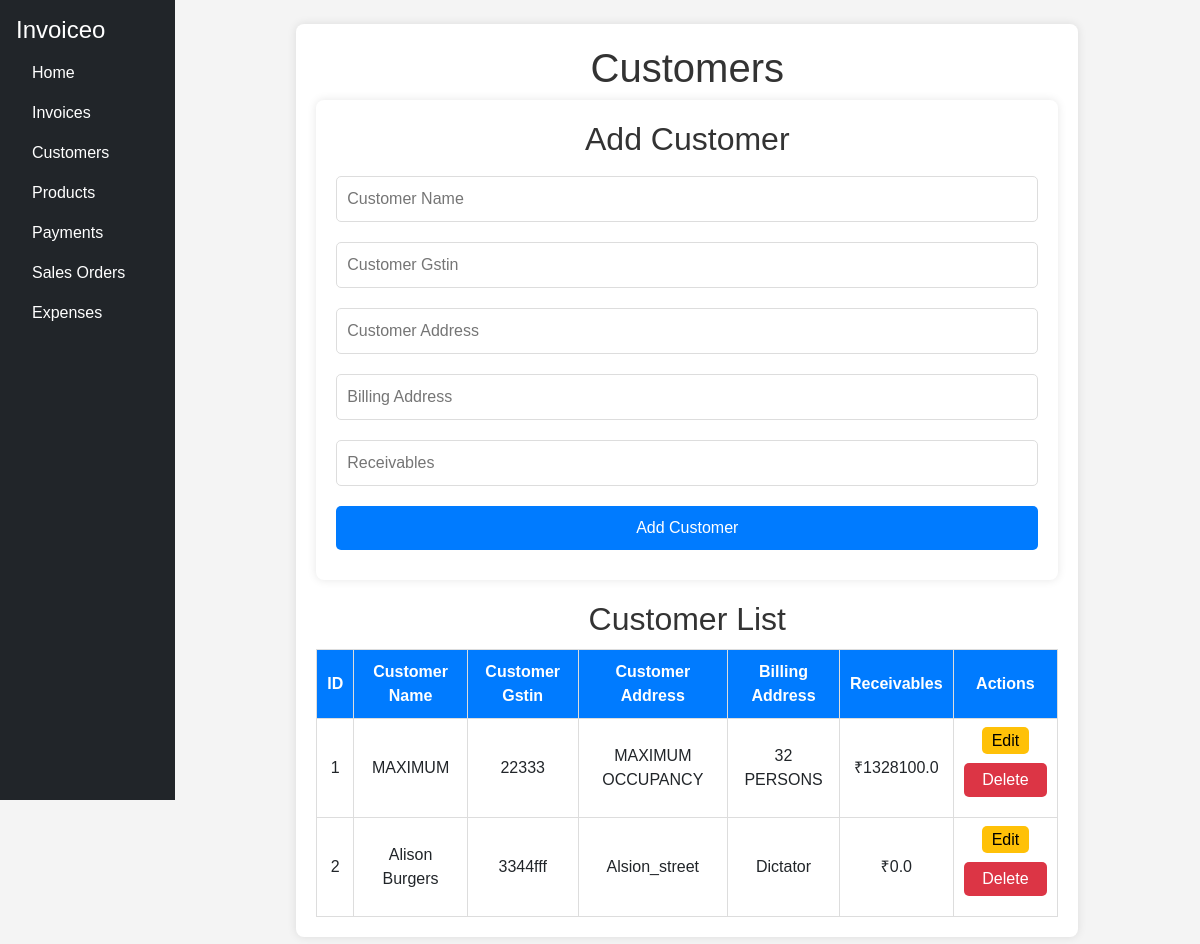
Page /customers on the committed database.
### app.py (models this page shows)
class Customer(db.Model):
    id = db.Column(db.Integer, primary_key=True)
    customer_name = db.Column(db.String(100), nullable=False)
    customer_gstin = db.Column(db.String(15), nullable=False)
    customer_address = db.Column(db.String(300), nullable=False)
    billing_address = db.Column(db.String(300), nullable=False)
    receivables = db.Column(db.Float, default=0.0)

### app.py (the view)
@app.route('/customers', methods=['GET'])
def customers():
    all_customers = Customer.query.all()
    return render_template('customers.html', customers=all_customers)

### templates/customers.html
{% extends 'base.html' %}
{% block content %}
<link rel="stylesheet" href="{{ url_for('static', filename='customers.css') }}">
<div class="container">
    <h1>Customers</h1>
    <div class="form-container">
        <h2>Add Customer</h2>
        <form action="/add_customer" method="POST">
            <input type="text" name="customer_name" placeholder="Customer Name" required>
            <input type="text" name="customer_gstin" placeholder="Customer Gstin" required>
            <input type="text" name="customer_address" placeholder="Customer Address" required>
            <input type="text" name="billing_address" placeholder="Billing Address" required>
            <input type="number" name="receivables" placeholder="Receivables" required>
            <button type="submit">Add Customer</button>
        </form>
    </div>
    <div class="table-container">
        <h2>Customer List</h2>
        <table>
            <tr>
                <th>ID</th>
                <th>Customer Name</th>
                <th>Customer Gstin</th>
                <th>Customer Address</th>
                <th>Billing Address</th>
                <th>Receivables</th>
                <th>Actions</th>
            </tr>
            {% for customer in customers %}
            <tr>
                <td>{{ customer.id }}</td>
                <td>{{ customer.customer_name }}</td>
                <td>{{ customer.customer_gstin }}</td>
                <td>{{ customer.customer_address }}</td>
                <td>{{ customer.billing_address }}</td>
                <td>₹{{ customer.receivables }}</td>
                <td>
                    <a class="edit-btn" href="{{ url_for('edit_customer', id=customer.id) }}">Edit</a>
                    <form action="{{ url_for('delete_customer', id=customer.id) }}" method="POST" class="delete-form">
                        <button type="submit" onclick="return confirm('Are you sure ?, This action cannot be reversed !! ')">Delete</button>
                    </form>
                </td>
            </tr>
            {% endfor %}
        </table>
    </div>
</div>
{% endblock %}

### static/customers.css (style rules this page uses)
body { font-family: Arial, sans-serif; background-color: #f4f4f4; margin: 0; padding: 0; }
.container { width: 80%; margin: auto; background: white; padding: 20px; border-radius: 8px; box-shadow: 0px 0px 10px rgba(0, 0, 0, 0.1); }
h1, h2 { text-align: center; color: #333; }
.form-container { background: #fff; padding: 20px; border-radius: 8px; box-shadow: 0px 0px 10px rgba(0, 0, 0, 0.1); margin-bottom: 20px; }
form input, form button { width: 100%; padding: 10px; margin: 10px 0; border: 1px solid #ddd; border-radius: 5px; }
form button { background-color: #007BFF; color: white; cursor: pointer; border: none; }
.table-container { overflow-x: auto; }
table { width: 100%; border-collapse: collapse; margin-top: 10px; }
th, td { border: 1px solid #ddd; padding: 10px; text-align: center; }
th { background-color: #007BFF; color: white; }
.edit-btn { background-color: #ffc107; color: black; padding: 5px 10px; border-radius: 5px; text-decoration: none; }
.delete-form { display: inline; }
.delete-form button { background-color: #dc3545; color: white; padding: 5px 10px; border-radius: 5px; cursor: pointer; border: none; }

### rows in the picture
Customer: id "1", customer_name "MAXIMUM", customer_gstin "22333", customer_address "MAXIMUM OCCUPANCY", billing_address "32 PERSONS", receivables "1328100.0"
Customer: id "2", customer_name "Alison Burgers", customer_gstin "3344fff", customer_address "Alsion_street", billing_address "Dictator", receivables "0.0"
